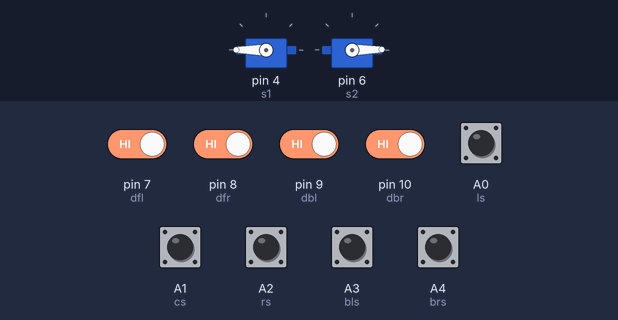
A sketch run on a simulated Arduino Uno, built with avr-gcc and run on an emulated ATmega328P. Parts: 2 × servo. The inputs (shaded band) are chosen by the test bench; at power-on: A0 (ls), A1 (cs), A2 (rs), A3 (bls), A4 (brs), pin 7 (dfl), pin 8 (dfr), pin 9 (dbl), pin 10 (dbr) HIGH.

Above: at 1.2 s.
1.3 s: pin 9 (dbl) driven LOW and pin 10 (dbr) driven LOW
At 1.7 s:
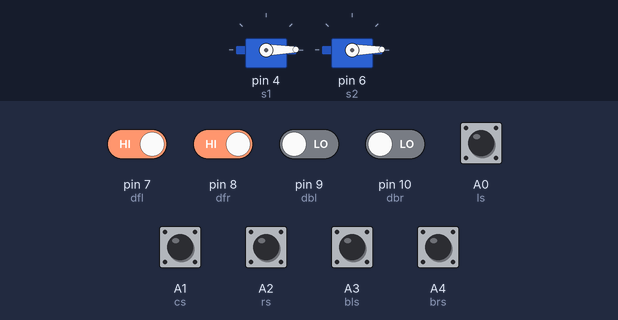
4.3 s: pin 7 (dfl) driven LOW
5.8 s: pin 7 (dfl) driven HIGH
8.8 s: pin 8 (dfr) driven LOW
10.3 s: pin 7 (dfl) driven LOW and pin 9 (dbl) driven HIGH
At 11.1 s:
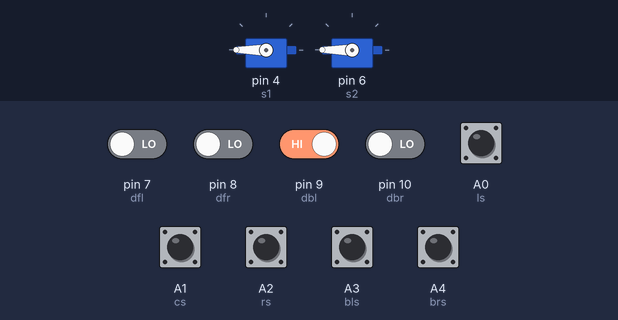
Timing chart, 0 to 12.8 s (numbered marks = the images above; inputs shaded):
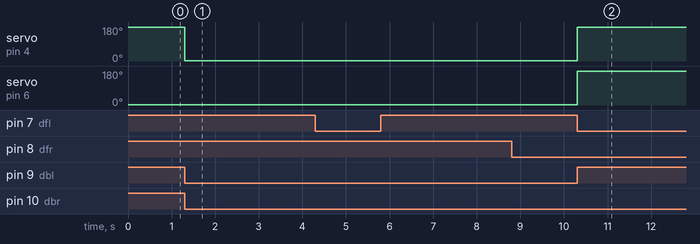

The sketch:

autonomas_sumo_robot.ino
```cpp
#include <Servo.h>
Servo s1;
Servo s2;
int ls=A0,cs=A1,rs=A2,bls=A3,brs=A4,dfl=7,dfr=8,dbl=9,dbr=10;
int lsv,csv,rsv,blsv,brsv,dflv,dfrv,dblv,dbrv;
void setup()
{
 s1.attach(4);
 s2.attach(6);
 pinMode(ls,INPUT);
 pinMode(cs,INPUT);
 pinMode(rs,INPUT);
 pinMode(bls,INPUT);
 pinMode(brs,INPUT);
 pinMode(dfl,INPUT);
 pinMode(dfr,INPUT);
 pinMode(dbl,INPUT);
 pinMode(dbr,INPUT);
 Serial.begin(9600);
}
  void loop()
{
 lsv=digitalRead(ls);
 csv=digitalRead(cs);
 rsv=digitalRead(rs);
 blsv=digitalRead(bls);
 brsv=digitalRead(brs);
 dflv=digitalRead(dfl);
 dfrv=digitalRead(dfr);
 dblv=digitalRead(dbl);
 dbrv=digitalRead(dbr);
 if(dflv == LOW && dfrv == LOW && dblv == LOW && dbrv == LOW)
{
 if(lsv == LOW && csv == LOW && rsv == LOW && blsv == LOW && brsv == LOW)
{
 fwd();
}
 else if(lsv == LOW && csv == HIGH && rsv == LOW && blsv == LOW && brsv == LOW)
{
 fwd();
}
 else if(lsv == LOW && csv == HIGH && rsv == HIGH && blsv == LOW && brsv == LOW)
{
 right();
}
 else if(lsv == HIGH && csv == HIGH && rsv == LOW && blsv == LOW && brsv == LOW)
{
 left();
}
 else if(lsv == LOW && csv == LOW && rsv == HIGH && blsv == LOW && brsv == LOW)
{
 right();
}
 else if(lsv == HIGH && csv == LOW && rsv == LOW && blsv == LOW && brsv == LOW)
{
 left();
}
 else if(lsv == HIGH && csv == HIGH && rsv == HIGH && blsv == LOW && brsv == LOW)
{
 fwd();
}
 else if(lsv == LOW && csv == LOW && rsv == LOW && blsv == HIGH && brsv == LOW)
{
 left();
}
 else if(lsv == LOW && csv == LOW && rsv == LOW && blsv == LOW && brsv == HIGH)
{
 right();
}
 else if(lsv == LOW && csv == LOW && rsv == LOW && blsv == HIGH && brsv == HIGH)
{
 fwd();
 delay(200);
 left();
}
}
else if(dflv == HIGH && dfrv == HIGH && dblv == HIGH && dbrv == HIGH)
{
right();
}
else if(dflv == HIGH && dfrv == HIGH && dblv == LOW && dbrv == LOW)
{
back();
delay(500);
left();
}
else if(dflv == LOW && dfrv == LOW && dblv == HIGH && dbrv == HIGH)
{
 fwd();
}
else if(dflv == LOW && dfrv == HIGH && dblv == LOW && dbrv == LOW)
{
 back();
}
else if(dflv == HIGH && dfrv == LOW && dblv == LOW && dbrv == LOW)
{
 back();
}
else if(dflv == LOW && dfrv == LOW && dblv == HIGH && dbrv == LOW)
{
 fwd();
}
else if(dflv == LOW && dfrv == LOW && dblv == LOW && dbrv == HIGH)
{
 fwd();
}
else if(dflv == LOW && dfrv == HIGH && dblv == LOW && dbrv == HIGH)
{
 back();
}
else if(dflv == HIGH && dfrv == LOW && dblv == HIGH && dbrv == LOW)
{
 back();
}
}
  void fwd()
{
 s1.write(180);
 s2.write(180);
}
    void left()
 {
 s1.write(1);
 s2.write(180);
 }
  void right()
{
 s1.write(180);
 s2.write(1);
}
 void back()
{
 s1.write(1);
 s2.write(1);
}
 void Stop()
{
 s1.write(94);
 s2.write(94);
}
```

Measured:
- after the input at 1.3 s, servo on pin 4 (s1): 180° → 1° at once
- after the input at 10.3 s, servo on pin 4 (s1), servo on pin 6 (s2): 1° → 180° at once
